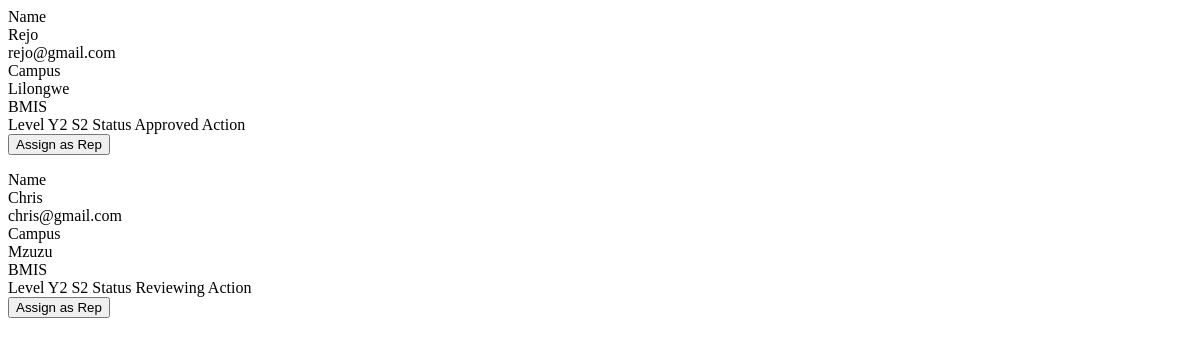
Before: /admin/table/students (signed in) with the older database file.
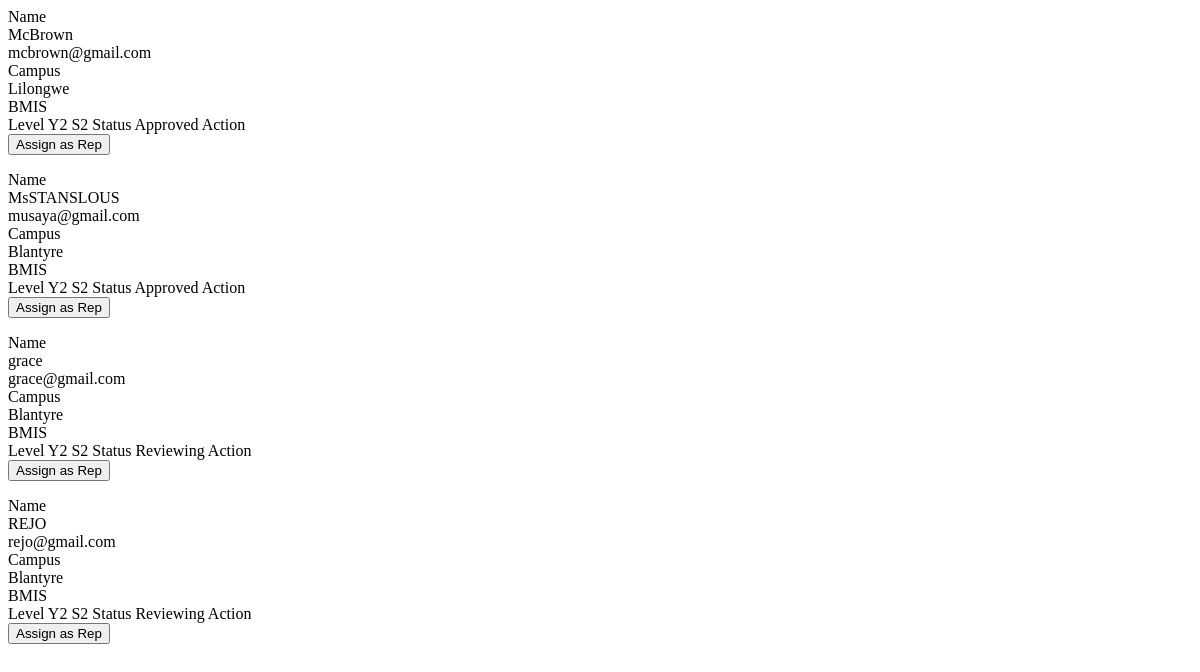
After: the same page with the newer database file.
### app/models.py (models this page shows)
class User(db.Model, UserMixin):
    id = db.Column(db.Integer, primary_key=True)
    full_name = db.Column(db.String(100), nullable=False)
    email = db.Column(db.String(120), unique=True, nullable=False)
    password_hash = db.Column(db.String(128), nullable=False)
    campus = db.Column(db.String(50), nullable=False)
    student_id = db.Column(db.String(20), nullable=True)
    phone_number = db.Column(db.String(15), nullable=True)
    year = db.Column(db.Integer, default=1)
    semester = db.Column(db.Integer, default=1)
    program_id = db.Column(db.Integer, db.ForeignKey('program.id'), nullable=False)
    is_approved = db.Column(db.Boolean, default=False)
    is_class_rep = db.Column(db.Boolean, default=False)
    is_admin = db.Column(db.Boolean, default=False)
    created_at = db.Column(db.DateTime, default=datetime.utcnow)
    theme_preference = db.Column(db.String(20), default='light')  # 'light' or 'dark'
    language_preference = db.Column(db.String(10), default='en')  # 'en' for now
    is_active = db.Column(db.Boolean, default=True)  # soft delete flag

class Program(db.Model):
    id = db.Column(db.Integer, primary_key=True)
    name = db.Column(db.String(100), nullable=False, unique=True)
    users = db.relationship('User', backref='program', lazy=True)

### app/core/routes.py (the view)
@core.route('/admin/table/students')
@login_required
def admin_students_table():
    if not current_user.is_admin:
        abort(403)
    page = request.args.get('page', 1, type=int)
    per_page = 10
    year_filter = request.args.get('year', type=int)
    sem_filter = request.args.get('semester', type=int)
    query = User.query.filter(User.is_class_rep == False, User.is_admin == False)
    if year_filter:
        query = query.filter_by(year=year_filter)
    if sem_filter:
        query = query.filter_by(semester=sem_filter)
    paginated = paginate_query(query, page, per_page)
    return render_template('core/admin/_students_table_body.html',
                           users=paginated['items'],
                           page=paginated['page'],
                           pages=paginated['pages'],
                           current_year=year_filter,
                           current_sem=sem_filter)

### app/__init__.py (called while the page is built)
@login_manager.user_loader
def load_user(user_id):
    return User.query.get(int(user_id))

### app/core/routes.py (called while the page is built)
def paginate_query(query, page=1, per_page=10):
    total = query.count()
    items = query.offset((page - 1) * per_page).limit(per_page).all()
    return {
        'items': items,
        'total': total,
        'page': page,
        'per_page': per_page,
        'pages': (total + per_page - 1) // per_page if total > 0 else 1
    }

### app/templates/core/admin/_students_table_body.html (shortened to what this page needs)
{% for user in users if not user.is_class_rep and not user.is_admin %}
<tr class="block sm:table-row hover:bg-[#faf8f5] transition-colors border-b sm:border-b-0 border-[#f0ebe3] mb-4 sm:mb-0 rounded-xl sm:rounded-none shadow-sm sm:shadow-none">
    <td class="block sm:table-cell px-6 py-4 whitespace-nowrap">
        <span class="sm:hidden text-[10px] font-bold text-[#b5aaa0] uppercase tracking-wider block">Name</span>
        <div class="font-bold text-[#1a1a1a]">{{ user.full_name }}</div>
        <div class="text-[#b5aaa0] text-xs mt-0.5">{{ user.email }}</div>
    </td>
    <td class="block sm:table-cell px-6 py-4 whitespace-nowrap">
        <span class="sm:hidden text-[10px] font-bold text-[#b5aaa0] uppercase tracking-wider block">Campus</span>
        <div class="text-[#5a5248] font-semibold text-xs uppercase tracking-wide">{{ user.campus or 'N/A' }}</div>
        <div class="text-[#6b5e50] text-[10px] font-bold uppercase tracking-tight mt-0.5">{{ user.program.name }}</div>
    </td>
    <td class="block sm:table-cell px-6 py-4 whitespace-nowrap">
        <span class="sm:hidden text-[10px] font-bold text-[#b5aaa0] uppercase tracking-wider block">Level</span>
        <span class="font-mono font-black text-[#5a5248] bg-[#f5f2ec] border border-[#ede8e0] px-2 py-0.5 rounded text-xs">Y{{ user.year }} S{{ user.semester }}</span>
    </td>
    <td class="block sm:table-cell px-6 py-4 whitespace-nowrap">
        <span class="sm:hidden text-[10px] font-bold text-[#b5aaa0] uppercase tracking-wider block">Status</span>
        {% if user.is_approved %}
            <span class="inline-flex items-center text-emerald-600 text-[10px] font-extrabold uppercase tracking-wide bg-emerald-50 border border-emerald-200 px-2 py-0.5 rounded-md">
                Approved
            </span>
        {% else %}
            <span class="inline-flex items-center text-amber-600 text-[10px] font-extrabold uppercase tracking-wide bg-amber-50 border border-amber-200 px-2 py-0.5 rounded-md">
                Reviewing
            </span>
        {% endif %}
    </td>
    <td class="block sm:table-cell px-6 py-4 text-right whitespace-nowrap">
        <span class="sm:hidden text-[10px] font-bold text-[#b5aaa0] uppercase tracking-wider block">Action</span>
        <form action="{{ url_for('core.make_rep', user_id=user.id) }}" method="POST" class="admin-action-form" data-shimmer="Provisioning Class Representative Privileges...">
            <button type="submit" class="text-[11px] font-bold text-[#6b5e50] hover:text-[#1a1a1a] underline underline-offset-4 decoration-[#ede8e0] transition-colors cursor-pointer">
                Assign as Rep
            </button>
        </form>
    </td>
</tr>
{% endfor %}

Changed rows visible on the page:
no longer on this page (row edited): User: full_name "Rejo", email "rejo@gmail.com", campus "Lilongwe", program.name "BMIS", year "2", semester "2", is_approved "Approved"
no longer on this page (row edited): User: full_name "Chris", email "chris@gmail.com", campus "Mzuzu", program.name "BMIS", year "2", semester "2", is_approved "Reviewing"
now on this page (row edited): User: full_name "McBrown", email "mcbrown@gmail.com", campus "Lilongwe", program.name "BMIS", year "2", semester "2", is_approved "Approved"
now on this page (row edited): User: full_name "MsSTANSLOUS", email "musaya@gmail.com", campus "Blantyre", program.name "BMIS", year "2", semester "2", is_approved "Approved"
now on this page (row edited): User: full_name "grace", email "grace@gmail.com", campus "Blantyre", program.name "BMIS", year "2", semester "2", is_approved "Reviewing"
added User: full_name "REJO", email "rejo@gmail.com", campus "Blantyre", program.name "BMIS", year "2", semester "2", is_approved "Reviewing"
